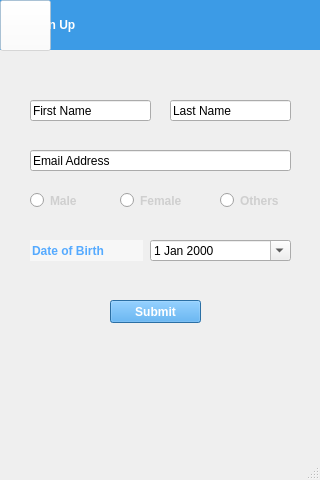
<?xml version="1.0" encoding="UTF-8"?>
<ui version="4.0">
 <class>MainWindow</class>
 <widget class="QMainWindow" name="MainWindow">
  <property name="geometry">
   <rect>
    <x>0</x>
    <y>0</y>
    <width>320</width>
    <height>480</height>
   </rect>
  </property>
  <property name="windowTitle">
   <string>MainWindow</string>
  </property>
  <widget class="QWidget" name="centralwidget">
   <property name="styleSheet">
    <string notr="true"/>
   </property>
   <widget class="QLabel" name="Background_label">
    <property name="geometry">
     <rect>
      <x>0</x>
      <y>0</y>
      <width>320</width>
      <height>480</height>
     </rect>
    </property>
    <property name="styleSheet">
     <string notr="true">background-image: url(:/background_image/wallpaper1.png);</string>
    </property>
    <property name="text">
     <string/>
    </property>
   </widget>
   <widget class="QDateEdit" name="Dob">
    <property name="geometry">
     <rect>
      <x>150</x>
      <y>240</y>
      <width>141</width>
      <height>21</height>
     </rect>
    </property>
    <property name="autoFillBackground">
     <bool>true</bool>
    </property>
    <property name="showGroupSeparator" stdset="0">
     <bool>false</bool>
    </property>
    <property name="calendarPopup">
     <bool>true</bool>
    </property>
   </widget>
   <widget class="QLineEdit" name="DateField">
    <property name="geometry">
     <rect>
      <x>30</x>
      <y>240</y>
      <width>113</width>
      <height>21</height>
     </rect>
    </property>
    <property name="styleSheet">
     <string notr="true">font: 75 8pt &quot;MS Sans Serif&quot;;
font: 75 12pt &quot;MS Sans Serif&quot;;
color: rgb(85, 170, 255);
color: rgb(255, 255, 255);
font: 13pt &quot;MS Sans Serif&quot;;
background-color: rgb(255, 255, 255,0.5);
border:0;
color: rgb(85, 170, 255);
font-weight:bold;</string>
    </property>
    <property name="text">
     <string>Date of Birth</string>
    </property>
   </widget>
   <widget class="QLabel" name="TopBar">
    <property name="geometry">
     <rect>
      <x>0</x>
      <y>0</y>
      <width>320</width>
      <height>50</height>
     </rect>
    </property>
    <property name="styleSheet">
     <string notr="true">background-color: rgb(60, 155, 230);
color: rgb(255, 255, 255);
font:italic 15pt &quot;MS Sans Serif&quot;;
font-weight: bold;</string>
    </property>
    <property name="text">
     <string>         Sign Up</string>
    </property>
   </widget>
   <widget class="QPushButton" name="Back_btn">
    <property name="geometry">
     <rect>
      <x>0</x>
      <y>0</y>
      <width>51</width>
      <height>51</height>
     </rect>
    </property>
    <property name="styleSheet">
     <string notr="true">background-color: rgb(255, 255, 255,0.5);
image: url(:/left_arrow/left_arrow.png);</string>
    </property>
    <property name="text">
     <string/>
    </property>
   </widget>
   <widget class="QLineEdit" name="FirstName">
    <property name="geometry">
     <rect>
      <x>30</x>
      <y>100</y>
      <width>121</width>
      <height>21</height>
     </rect>
    </property>
    <property name="styleSheet">
     <string notr="true">font:  8pt &quot;MS Sans Serif&quot;;
</string>
    </property>
    <property name="text">
     <string>First Name</string>
    </property>
   </widget>
   <widget class="QLineEdit" name="LastName">
    <property name="geometry">
     <rect>
      <x>170</x>
      <y>100</y>
      <width>121</width>
      <height>21</height>
     </rect>
    </property>
    <property name="styleSheet">
     <string notr="true">font:  8pt &quot;MS Sans Serif&quot;;
</string>
    </property>
    <property name="text">
     <string>Last Name</string>
    </property>
   </widget>
   <widget class="QLineEdit" name="Email">
    <property name="geometry">
     <rect>
      <x>30</x>
      <y>150</y>
      <width>261</width>
      <height>21</height>
     </rect>
    </property>
    <property name="styleSheet">
     <string notr="true">font:  8pt &quot;MS Sans Serif&quot;;
</string>
    </property>
    <property name="text">
     <string>Email Address</string>
    </property>
   </widget>
   <widget class="QRadioButton" name="MaleBtn">
    <property name="geometry">
     <rect>
      <x>30</x>
      <y>190</y>
      <width>82</width>
      <height>21</height>
     </rect>
    </property>
    <property name="styleSheet">
     <string notr="true">color: rgb(207, 207, 207);
font-weight:Bold;</string>
    </property>
    <property name="text">
     <string>Male</string>
    </property>
   </widget>
   <widget class="QRadioButton" name="FemaleBtn">
    <property name="geometry">
     <rect>
      <x>120</x>
      <y>190</y>
      <width>82</width>
      <height>21</height>
     </rect>
    </property>
    <property name="styleSheet">
     <string notr="true">color: rgb(207, 207, 207);
font-weight:Bold;</string>
    </property>
    <property name="text">
     <string>Female</string>
    </property>
   </widget>
   <widget class="QRadioButton" name="OtherBtn">
    <property name="geometry">
     <rect>
      <x>220</x>
      <y>190</y>
      <width>82</width>
      <height>21</height>
     </rect>
    </property>
    <property name="styleSheet">
     <string notr="true">color: rgb(207, 207, 207);
font-weight:Bold;</string>
    </property>
    <property name="text">
     <string>Others</string>
    </property>
   </widget>
   <widget class="QPushButton" name="Submit">
    <property name="geometry">
     <rect>
      <x>110</x>
      <y>300</y>
      <width>91</width>
      <height>23</height>
     </rect>
    </property>
    <property name="mouseTracking">
     <bool>true</bool>
    </property>
    <property name="tabletTracking">
     <bool>true</bool>
    </property>
    <property name="autoFillBackground">
     <bool>false</bool>
    </property>
    <property name="styleSheet">
     <string notr="true">background-color: rgb(60, 155, 230);
font: 10pt &quot;MS Sans Serif&quot;;
font-weight:bold;
color: rgb(255, 255, 255);</string>
    </property>
    <property name="text">
     <string>Submit</string>
    </property>
   </widget>
  </widget>
  <widget class="QStatusBar" name="statusbar"/>
 </widget>
 <resources>
  <include location="Background.qrc"/>
  <include location="back_arrow.qrc"/>
 </resources>
 <connections/>
</ui>
